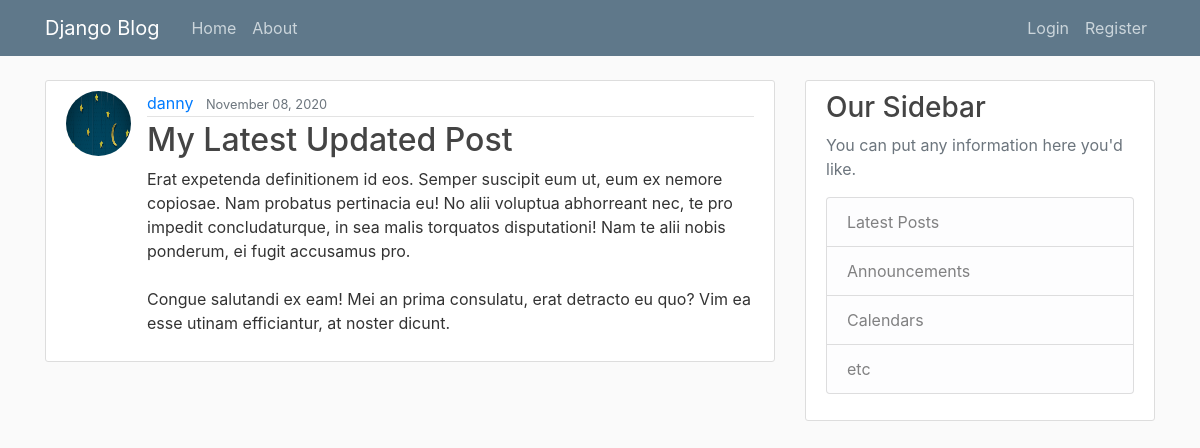
The page /post/30/ on the database its author committed.
### blog/models.py (models this page shows, shortened)
class Post(models.Model):
    title = models.CharField(max_length=100)
    content = models.TextField()
    date_posted = models.DateTimeField(default=timezone.now)
    author = models.ForeignKey(User, on_delete=models.CASCADE)

### users/models.py (models this page shows, shortened)
class Profile(models.Model):
    user = models.OneToOneField(User, on_delete=models.CASCADE)
    image = models.ImageField(default='default.jpg', upload_to='profile_pics')

### blog/views.py (the view)
# urls.py: path('post/<int:pk>/', PostDetailView.as_view(), name='post-detail'),
class PostDetailView(DetailView):
    model = Post

### blog/templates/blog/post_detail.html (shortened to what this page needs)
{% extends "blog/base.html" %}
{% block content %}
  <article class="media content-section">
    <img class="rounded-circle article-img" src="{{ object.author.profile.image.url }}">
    <div class="media-body">
      <div class="article-metadata">
        <a class="mr-2" href="#">{{ object.author }}</a>
        <small class="text-muted">{{ object.date_posted|date:"F d, Y" }}</small>
      </div>
      <h2 class="article-title" >{{ object.title }}</h2>
      <p class="article-content">{{ object.content }}</p>
    </div>
  </article>
{% endblock content %}

### blog/static/blog/main.css (style rules this page uses)
body { background: #fafafa; color: #333333; margin-top: 5rem; }
h1, h2, h3, h4, h5, h6 { color: #444444; }
.content-section { background: #ffffff; padding: 10px 20px; border: 1px solid #dddddd; border-radius: 3px; margin-bottom: 20px; }
.article-title { color: #444444; }
.article-content { white-space: pre-line; }
.article-img { height: 65px; width: 65px; margin-right: 16px; }
.article-metadata { padding-bottom: 1px; margin-bottom: 4px; border-bottom: 1px solid #e3e3e3 }

### rows shown on the page
Post: author.profile.image (picture), author "danny", date_posted "November 08, 2020", title "My Latest Updated Post", content "Erat expetenda definitionem id eos. Semper suscipit eum ut, eum ex nemore copiosae. Nam probatus pertinacia eu! No alii voluptua abhorreant nec, te pro impedit concludaturque, in sea malis torquatos disputationi! Nam te alii nobis ponderum, ei fugit accusamus pro. Congue salutandi ex eam! Mei an prima consulatu, erat detracto eu quo? Vim ea esse utinam efficiantur, at noster dicunt."
